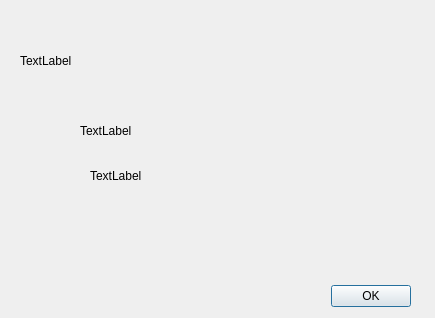
<?xml version="1.0" encoding="UTF-8"?>
<ui version="4.0">
 <class>AboutDialog</class>
 <widget class="QDialog" name="AboutDialog">
  <property name="geometry">
   <rect>
    <x>0</x>
    <y>0</y>
    <width>435</width>
    <height>318</height>
   </rect>
  </property>
  <property name="windowTitle">
   <string>About Dialog</string>
  </property>
  <property name="windowIcon">
   <iconset resource="Icons.qrc">
    <normaloff>:/new/icons/Clock.png</normaloff>:/new/icons/Clock.png</iconset>
  </property>
  <property name="modal">
   <bool>true</bool>
  </property>
  <widget class="QDialogButtonBox" name="buttonBox">
   <property name="geometry">
    <rect>
     <x>70</x>
     <y>280</y>
     <width>341</width>
     <height>32</height>
    </rect>
   </property>
   <property name="orientation">
    <enum>Qt::Horizontal</enum>
   </property>
   <property name="standardButtons">
    <set>QDialogButtonBox::Ok</set>
   </property>
  </widget>
  <widget class="QLabel" name="lblIcon">
   <property name="geometry">
    <rect>
     <x>20</x>
     <y>0</y>
     <width>121</width>
     <height>121</height>
    </rect>
   </property>
   <property name="text">
    <string>TextLabel</string>
   </property>
  </widget>
  <widget class="QLabel" name="lblInfo">
   <property name="geometry">
    <rect>
     <x>80</x>
     <y>0</y>
     <width>271</width>
     <height>261</height>
    </rect>
   </property>
   <property name="text">
    <string>TextLabel</string>
   </property>
  </widget>
  <widget class="QLabel" name="lbllink">
   <property name="geometry">
    <rect>
     <x>90</x>
     <y>160</y>
     <width>341</width>
     <height>31</height>
    </rect>
   </property>
   <property name="text">
    <string>TextLabel</string>
   </property>
  </widget>
 </widget>
 <resources>
  <include location="Icons.qrc"/>
 </resources>
 <connections>
  <connection>
   <sender>buttonBox</sender>
   <signal>accepted()</signal>
   <receiver>AboutDialog</receiver>
   <slot>accept()</slot>
   <hints>
    <hint type="sourcelabel">
     <x>248</x>
     <y>254</y>
    </hint>
    <hint type="destinationlabel">
     <x>157</x>
     <y>274</y>
    </hint>
   </hints>
  </connection>
  <connection>
   <sender>buttonBox</sender>
   <signal>rejected()</signal>
   <receiver>AboutDialog</receiver>
   <slot>reject()</slot>
   <hints>
    <hint type="sourcelabel">
     <x>316</x>
     <y>260</y>
    </hint>
    <hint type="destinationlabel">
     <x>286</x>
     <y>274</y>
    </hint>
   </hints>
  </connection>
 </connections>
</ui>
